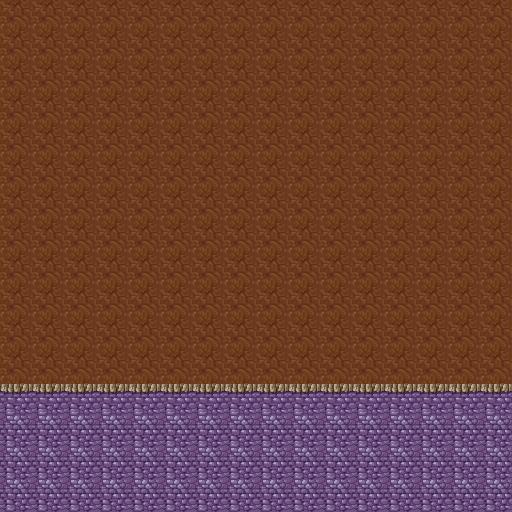

The image is a tile-based game level rendered from a .tmx file. Its description and complete source (layers, tilesets, objects, tile grids) follow:
An orthogonal 16x16 tile map with 32x32 px tiles, 1 tile layer (bg) and 29 objects (slider).

<map version="1.2" tiledversion="1.3.3" orientation="orthogonal" renderorder="right-down" width="16" height="16" tilewidth="32" tileheight="32" infinite="0" nextlayerid="9" nextobjectid="48">
  <tileset firstgid="1" name="Tile Art Batch" tilewidth="32" tileheight="32" tilecount="900" columns="30">
    <image source="tilesets/hyptosis_tile-art-batch-1.png" width="960" height="960" />
  </tileset>
  <layer id="4" name="bg" width="16" height="16">
    <data encoding="csv">
98,98,98,98,98,98,98,98,98,98,98,98,98,98,98,98,
98,98,98,98,98,98,98,98,98,98,98,98,98,98,98,98,
98,98,98,98,98,98,98,98,98,98,98,98,98,98,98,98,
98,98,98,98,98,98,98,98,98,98,98,98,98,98,98,98,
98,98,98,98,98,98,98,98,98,98,98,98,98,98,98,98,
98,98,98,98,98,98,98,98,98,98,98,98,98,98,98,98,
98,98,98,98,98,98,98,98,98,98,98,98,98,98,98,98,
98,98,98,98,98,98,98,98,98,98,98,98,98,98,98,98,
98,98,98,98,98,98,98,98,98,98,98,98,98,98,98,98,
98,98,98,98,98,98,98,98,98,98,98,98,98,98,98,98,
98,98,98,98,98,98,98,98,98,98,98,98,98,98,98,98,
98,98,98,98,98,98,98,98,98,98,98,98,98,98,98,98,
811,811,811,811,811,811,811,811,811,811,811,811,811,811,811,811,
844,844,844,844,844,844,844,844,844,844,844,844,844,844,844,844,
844,844,844,844,844,844,844,844,844,844,844,844,844,844,844,844,
844,844,844,844,844,844,844,844,844,844,844,844,844,844,844,844
    </data>
  </layer>
  <objectgroup id="7" name="tree">
    <object id="18" gid="733" x="98" y="416" width="32" height="32" />
    <object id="19" gid="734" x="130" y="416" width="32" height="32" />
    <object id="20" gid="735" x="162" y="416" width="32" height="32" />
    <object id="21" gid="703" x="98" y="384" width="32" height="32" />
    <object id="22" gid="704" x="130" y="384" width="32" height="32" />
    <object id="23" gid="705" x="160" y="384" width="32" height="32" />
    <object id="24" gid="674" x="130" y="352" width="32" height="32" />
    <object id="25" gid="644" x="130" y="320" width="32" height="32" />
    <object id="26" gid="615" x="160" y="320" width="32" height="32" />
    <object id="28" gid="614" x="130" y="320" width="32" height="32" />
    <object id="29" gid="613" x="98" y="320" width="32" height="32" />
    <object id="30" gid="583" x="98" y="288" width="32" height="32" />
    <object id="31" gid="553" x="98" y="256" width="32" height="32" />
    <object id="32" gid="523" x="98" y="224" width="32" height="32" />
    <object id="33" gid="493" x="98" y="188.272" width="32" height="32" />
    <object id="34" gid="494" x="130" y="192" width="32" height="32" />
    <object id="35" gid="524" x="130" y="224" width="32" height="32" />
    <object id="36" gid="554" x="130" y="256" width="32" height="32" />
    <object id="37" gid="584" x="130" y="288" width="32" height="32" />
    <object id="38" gid="585" x="160" y="288" width="32" height="32" />
    <object id="39" gid="555" x="160" y="256" width="32" height="32" />
    <object id="40" gid="525" x="160" y="224" width="32" height="32" />
    <object id="41" gid="495" x="160" y="192" width="32" height="32" />
    <object id="42" gid="496" x="192" y="192" width="32" height="32" />
    <object id="43" gid="526" x="192" y="224" width="32" height="32" />
    <object id="44" gid="556" x="192" y="256" width="32" height="32" />
    <object id="45" gid="586" x="192" y="288" width="32" height="32" />
    <object id="46" gid="616" x="192" y="320" width="32" height="32" />
  </objectgroup>
  <objectgroup id="8" name="interactive">
    <object id="47" name="orb11" type="slider" gid="250" x="160" y="352" width="32" height="32">
      <properties>
        <property name="slide_direction" value="right" />
        <property name="slide_hold_ms" type="int" value="1500" />
        <property name="slide_start_ms" type="int" value="4500" />
      </properties>
    </object>
  </objectgroup>
</map>
